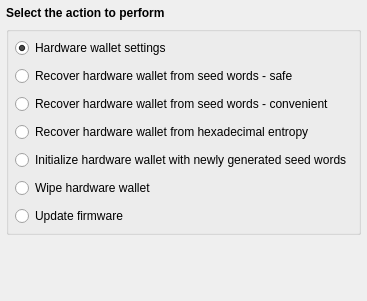
     <widget class="QWidget" name="pgStepActionType">
      <layout class="QVBoxLayout" name="verticalLayout_5">
       <property name="leftMargin">
        <number>6</number>
       </property>
       <property name="topMargin">
        <number>6</number>
       </property>
       <property name="rightMargin">
        <number>6</number>
       </property>
       <property name="bottomMargin">
        <number>6</number>
       </property>
       <item>
        <widget class="QLabel" name="lblStepActionTitle">
         <property name="text">
          <string>&lt;b&gt;Select the action to perform&lt;/b&gt;</string>
         </property>
         <property name="wordWrap">
          <bool>true</bool>
         </property>
         <property name="openExternalLinks">
          <bool>true</bool>
         </property>
        </widget>
       </item>
       <item>
        <widget class="QGroupBox" name="gbSeedSource">
         <property name="title">
          <string/>
         </property>
         <property name="flat">
          <bool>false</bool>
         </property>
         <layout class="QVBoxLayout" name="verticalLayout_3">
          <property name="spacing">
           <number>8</number>
          </property>
          <property name="leftMargin">
           <number>6</number>
          </property>
          <property name="topMargin">
           <number>6</number>
          </property>
          <property name="rightMargin">
           <number>6</number>
          </property>
          <property name="bottomMargin">
           <number>6</number>
          </property>
          <item>
           <widget class="QRadioButton" name="rbActHwSettings">
            <property name="text">
             <string>Hardware wallet settings</string>
            </property>
            <property name="checked">
             <bool>true</bool>
            </property>
           </widget>
          </item>
          <item>
           <widget class="QRadioButton" name="rbActRecoverWordsSafe">
            <property name="text">
             <string>Recover hardware wallet from seed words - safe</string>
            </property>
            <property name="checked">
             <bool>false</bool>
            </property>
           </widget>
          </item>
          <item>
           <widget class="QRadioButton" name="rbActRecoverMnemonicWords">
            <property name="text">
             <string>Recover hardware wallet from seed words - convenient</string>
            </property>
            <property name="checked">
             <bool>false</bool>
            </property>
           </widget>
          </item>
          <item>
           <widget class="QRadioButton" name="rbActRecoverHexEntropy">
            <property name="text">
             <string>Recover hardware wallet from hexadecimal entropy</string>
            </property>
           </widget>
          </item>
          <item>
           <widget class="QRadioButton" name="rbActInitializeNewSeed">
            <property name="text">
             <string>Initialize hardware wallet with newly generated seed words</string>
            </property>
           </widget>
          </item>
          <item>
           <widget class="QRadioButton" name="rbActWipeDevice">
            <property name="text">
             <string>Wipe hardware wallet</string>
            </property>
           </widget>
          </item>
          <item>
           <widget class="QRadioButton" name="rbActUploadFirmware">
            <property name="text">
             <string>Update firmware</string>
            </property>
           </widget>
          </item>
         </layout>
        </widget>
       </item>
       <item>
        <widget class="QLabel" name="lblActionTypeMessage">
         <property name="text">
          <string/>
         </property>
         <property name="wordWrap">
          <bool>true</bool>
         </property>
        </widget>
       </item>
       <item>
        <spacer name="verticalSpacer_2">
         <property name="orientation">
          <enum>Qt::Vertical</enum>
         </property>
         <property name="sizeHint" stdset="0">
          <size>
           <width>20</width>
           <height>40</height>
          </size>
         </property>
        </spacer>
       </item>
      </layout>
     </widget>
